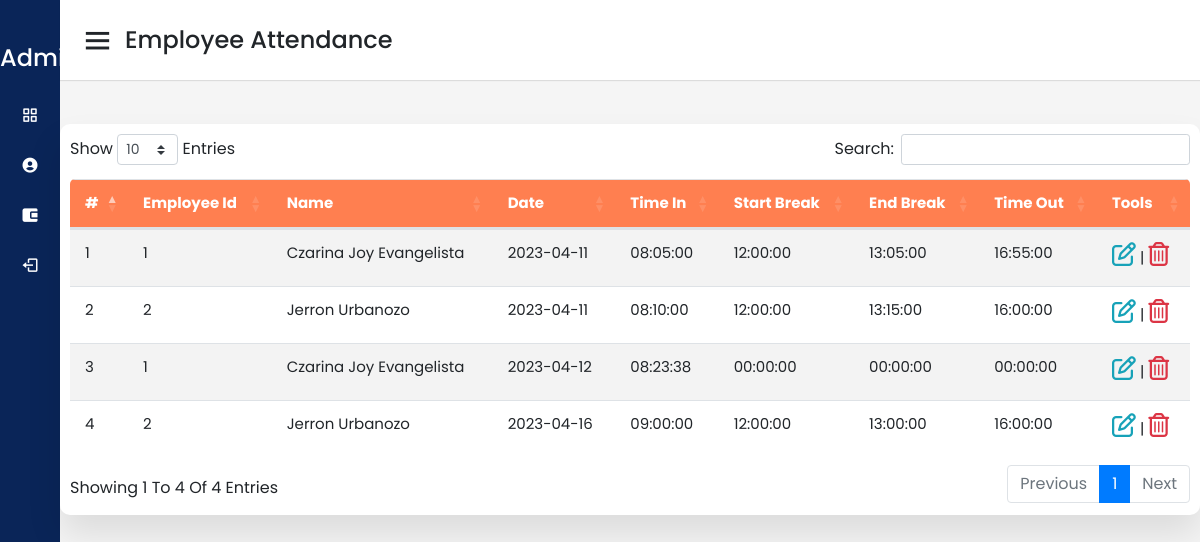
Before: /attendance.php with the older database file.
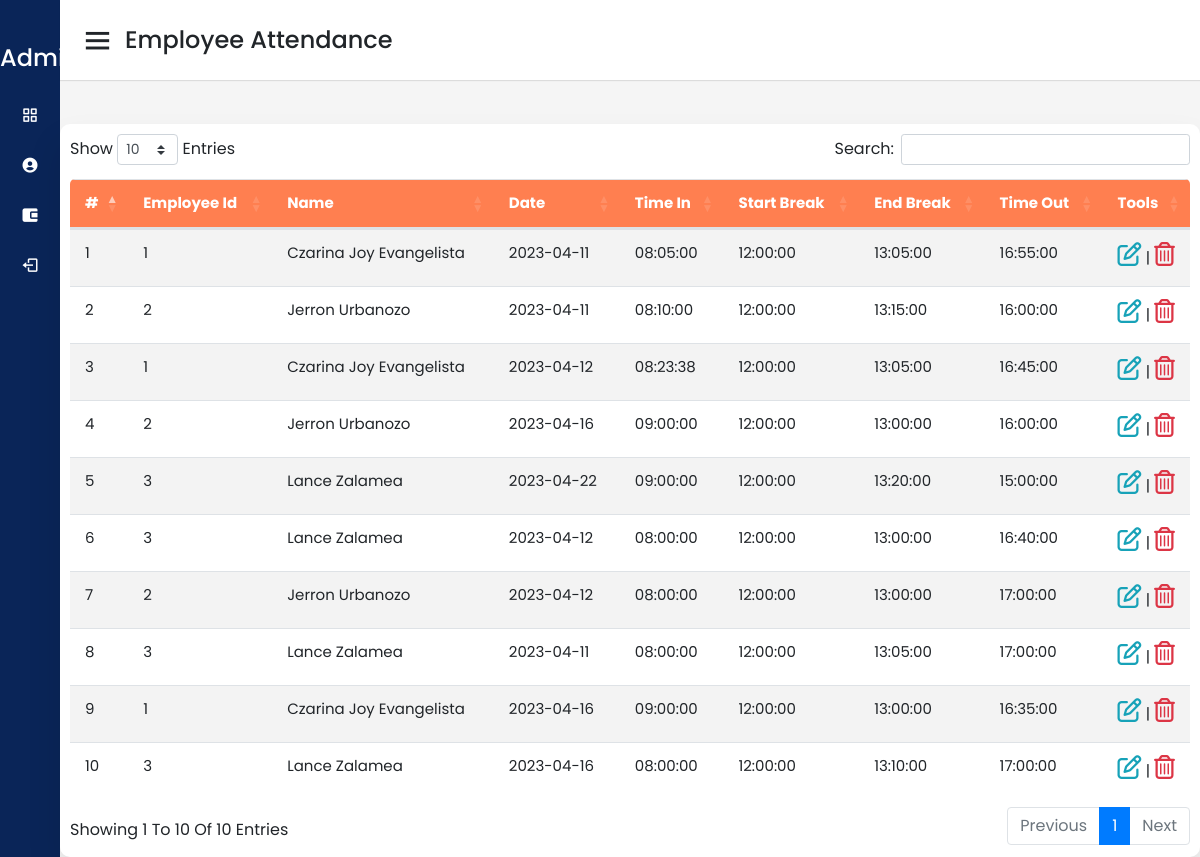
After: the same page with the newer database file.
### tables this page shows
CREATE TABLE `attendance` (
  `id` int(11) NOT NULL,
  `employee_id` varchar(11) NOT NULL,
  `date` date NOT NULL,
  `time_in` time NOT NULL DEFAULT current_timestamp(),
  `status` int(1) NOT NULL,
  `time_out` time NOT NULL,
  `num_hr` double NOT NULL,
  `start_break` time NOT NULL,
  `end_break` time NOT NULL,
  `salary` varchar(11) NOT NULL
);

CREATE TABLE `employees` (
  `id` int(11) NOT NULL,
  `employee_id` varchar(15) NOT NULL,
  `firstname` varchar(50) NOT NULL,
  `lastname` varchar(50) NOT NULL,
  `position_id` int(11) NOT NULL,
  `schedule_id` int(11) NOT NULL,
  `created_on` date NOT NULL DEFAULT current_timestamp()
);

### attendance.php (the view, shortened to what this page needs)
<?php
include("config/config.php");
include "nav-Items.php";
?>
<!DOCTYPE html>
<html lang="en">
<head>
    <head>
        <link rel="stylesheet" href="https://cdn.jsdelivr.net/npm/bootstrap@4.6.1/dist/css/bootstrap.min.css"
>
        <link rel="stylesheet" href="https://pro.fontawesome.com/releases/v5.10.0/css/all.css"
 />
        <link href="https://cdn.datatables.net/1.10.18/css/dataTables.bootstrap4.min.css" rel="stylesheet">
        <link rel="stylesheet" href="sidebar.css" />
        <link href="https://unpkg.com/boxicons@2.0.7/css/boxicons.min.css" rel="stylesheet" />
    </head>
<body>
    <div class="sidebar">
        <div class="logo-details">
            <span class="logo_name">&nbsp;&nbsp;&nbsp;&nbsp;&nbsp; Administrator</span>
        </div>
        <?php navItems("Profile") ?>
    </div>
    <section class="home-section">
        <nav>
            <div class="sidebar-button">
                <i class="bx bx-menu sidebarBtn"></i>
                <span class="dashboard">Employee Attendance</span>
            </div>
        </nav>
        <div class="home-content">
            <section class="attendance">
                <div class="attendance-list">
                    <!-- <button type="button" class="btn " data-toggle="modal" data-target="#modal-studentinfo">
                        Add Employee Information </button> -->
                    <table id="dataTable_1" class="table">
                        <thead>
                            <tr>
                                <th>#</th>
                                <th>Employee id</th>
                                <th>Name</th>
                                <th>Date</th>
                                <th>Time In</th>
                                <th>Start Break</th>
                                <th>End Break</th>
                                <th>Time Out</th>
                                <th>Tools</th>
                            </tr>
                        </thead>
                        <tbody>
                            <?php
                            $sql = "SELECT * FROM attendance INNER JOIN employees ON attendance.employee_id = employees.employee_id";
                            $result = $conn->query($sql);
                            $i = 1;
                            if ($result->num_rows > 0) {
                            while($row = $result->fetch_assoc()) {
                                echo "<tr>
                                <td>". $i ."</td>
                                <td>". $row['employee_id'] . "</td>
                                <td>".$row['firstname'].' '.$row['lastname']."</td>
                                <td>" . $row['date'] . "</td>
                                <td>" . $row['time_in'] . "</td>
                                <td>" . $row['start_break'] . "</td>
                                <td>" . $row['end_break'] . "</td>
                                <td>" .$row['time_out']. "</td>
                                <td><i class='far fa-edit text-info h4'></i></a> | ";
                                ?>
                            <a href="#" class="delete" data-employee_id="<?=$row['id']?>">
                                <i class="far fa-trash-alt text-danger h4"></i>
                            </a>
                            <?php
                                    $i++;
                                  }
                                } else {
                                  echo "<tr> <td colspan = '9'> NO RECORDS FOUND</td> </tr>";
                                }
                            ?>
                        </tbody>
                    </table>
                </div>
            </section>
</body>
</html>

### nav-Items.php
<?php function navItems($active) { ?>
<?php
        $items = [
            [
                "caption"=> "Employee",
                "icon"=> "bx bx-grid-alt",
                "url"=> "dashboard.php"
            ],
            [
                "caption"=> "Attendance",
                "icon"=> "bx bxs-user-circle",
                "url"=> "attendance.php"
            ],
            [
                "caption"=> "Payroll",
                "icon"=> "bx bxs-wallet-alt",
                "url"=> "Payroll.php"
            ],
            [
                "caption"=> "Logout",
                "icon"=> "bx bx-log-out",
                "url"=> "Logout.php"
            ],
        ];
    ?>
<ul class="nav-links">
    <?php foreach ($items as $item) { ?>
    <li>
        <a href="<?= $item["url"] ?>" style="color: white" class="<?= $item["caption"] == $active ? "active": "" ?>">
            <i class='<?= $item["icon"] ?>'></i>
            <span class="link_name"><?= $item["caption"] ?></span>
        </a>
    </li>
    <?php } ?>
</ul>
<?php } ?>

### sidebar.css (style rules this page uses)
* { margin: 0; padding: 0; box-sizing: border-box; font-family: 'Poppins', sans-serif; }
.sidebar { position: fixed; height: 100%; width: 240px; background: #0A2558; transition: all 0.5s ease; }
.sidebar .logo-details { height: 80px; display: flex; align-items: center; }
.sidebar .logo-details .logo_name { color: #fff; font-size: 24px; font-weight: 500; }
.sidebar .nav-links { margin-top: 10px; }
.sidebar .nav-links li { position: relative; list-style: none; height: 50px; }
.sidebar .nav-links li a { height: 100%; width: 100%; display: flex; align-items: center; text-decoration: none; transition: all 0.4s ease; }
.sidebar .nav-links li i { min-width: 60px; text-align: center; font-size: 18px; color: #fff; }
.home-section { position: relative; background: #f5f5f5; min-height: 100vh; width: calc(100% - 240px); left: 240px; transition: all 0.5s ease; }
.home-section nav { display: flex; justify-content: space-between; height: 80px; background: #fff; display: flex; align-items: center; position: fixed; width: calc(100% - 240px); left: 240px; z-index: 100; padding: 0 20px; box-shadow: 0 1px 1px rgba(0, 0, 0, 0.1); transition: all 0.5s ease; }
.home-section nav .sidebar-button { display: flex; align-items: center; font-size: 24px; font-weight: 500; }
nav .sidebar-button i { font-size: 35px; margin-right: 10px; }
.home-section .home-content { position: relative; padding-top: 104px; }
.attendance { margin-top: 20px; text-transform: capitalize; }
.attendance-list { width: 100%; padding: 10px; margin-top: 10px; background: #fff; border-radius: 10px; box-shadow: 0 20px 35px rgba(0, 0, 0, 0.1); }
.table { border-collapse: collapse; margin: 25px 0; font-size: 15px; min-width: 100%; overflow: hidden; border-radius: 5px 5px 0 0; }
table thead tr { color: #fff; background: coral; text-align: left; font-weight: bold; }
.table th, .table td { padding: 12px 15px; }
.table tbody tr { border-bottom: 1px solid #ddd; }
.table tbody tr:nth-of-type(odd) { background: #f3f3f3; }
.table tbody tr:last-of-type { border-bottom: 2px solid coral; }
@media (max-width: 1240px) { .sidebar { width: 60px; } }
@media (max-width: 1240px) { .home-section { width: calc(100% - 60px); left: 60px; } }
@media (max-width: 1240px) { .home-section nav { width: calc(100% - 60px); left: 60px; } }

Changed rows visible on the page:
changed attendance (number 3 of 10 on the later page): start_break "00:00:00" → "12:00:00"; end_break "00:00:00" → "13:05:00"; time_out "00:00:00" → "16:45:00"
added attendance: employees.employee_id "3", employees.firstname "Lance", employees.lastname "Zalamea", date "2023-04-22", time_in "09:00:00", start_break "12:00:00", end_break "13:20:00", time_out "15:00:00"
added attendance: employees.employee_id "3", employees.firstname "Lance", employees.lastname "Zalamea", date "2023-04-12", time_in "08:00:00", start_break "12:00:00", end_break "13:00:00", time_out "16:40:00"
added attendance: employees.employee_id "2", employees.firstname "Jerron", employees.lastname "Urbanozo", date "2023-04-12", time_in "08:00:00", start_break "12:00:00", end_break "13:00:00", time_out "17:00:00"
added attendance: employees.employee_id "3", employees.firstname "Lance", employees.lastname "Zalamea", date "2023-04-11", time_in "08:00:00", start_break "12:00:00", end_break "13:05:00", time_out "17:00:00"
added attendance: employees.employee_id "1", employees.firstname "Czarina Joy", employees.lastname "Evangelista", date "2023-04-16", time_in "09:00:00", start_break "12:00:00", end_break "13:00:00", time_out "16:35:00"
added attendance: employees.employee_id "3", employees.firstname "Lance", employees.lastname "Zalamea", date "2023-04-16", time_in "08:00:00", start_break "12:00:00", end_break "13:10:00", time_out "17:00:00"
Other visible differences:
text written by a page script: "Show Entries Search: Showing 1 To 4 Of 4 Entries Previous 1 Next" → "Show Entries Search: Showing 1 To 10 Of 10 Entries Previous 1 Next"
